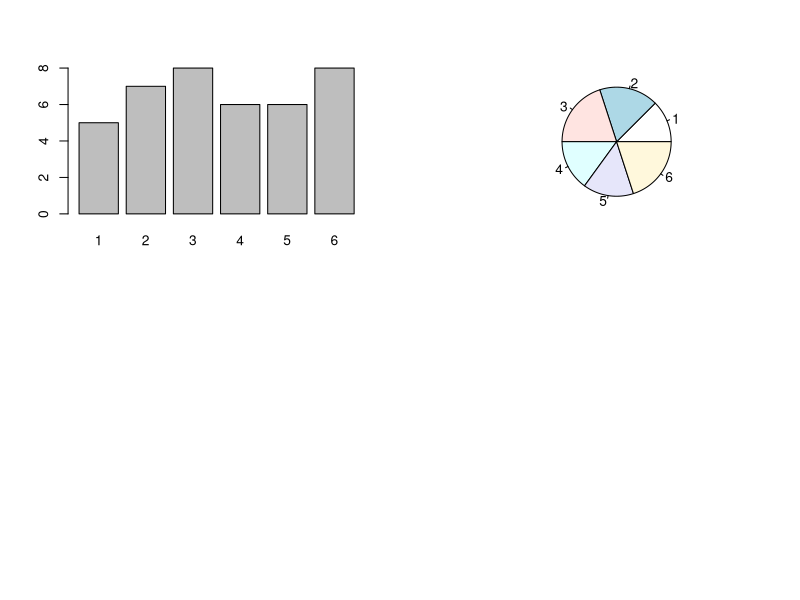

The R script that drew this image:
set.seed(2016)
(dado <- sample(1:6 , size= 40 , replace = TRUE))
sort(dado)

ni = table(dado)
fi = table(dado)/length(dado)
Ni = cumsum(ni)
Fi = cumsum(fi)
Tabla_Frec = cbind(ni,fi,Ni,Fi); Tabla_Frec

##punto 2

par(mfrow = c(2,2))
barplot(ni)
pie(ni)

#punto 3 

m =  mean(dado)
med = median(dado)
ni = sort(ni,decreasing = TRUE)
mod = names(ni[1])#hay varias modas

#punto 4
print("media")
print(mean(dado))
print("mediana")
print(median(dado))
print("una moda")
print(mod)

#punto 5


(v<-c(0,sample(1:6,size=40,replace=TRUE),12,20))
#separo el vector en 4 
l1 = quantile(v,0.25)
l2 = quantile(v,0.50)
l3 = quantile(v,0.75)
l4 = quantile(v,1)

#punto 6 y 7

#hay muchas definiciones de varianza, voy a elegir la que estaba en el taller anterior
mivar = (1/(length(dado)-1))*sum((dado-mean(dado))^2)
varcorrecta = var(dado)
if(mivar == varcorrecta){
    print("melo")
}

#punto 8 y 9

desviacion = sqrt(var(dado))
if(desviacion == sd(dado)){
    print("breve el punto 8 y 9")
}






